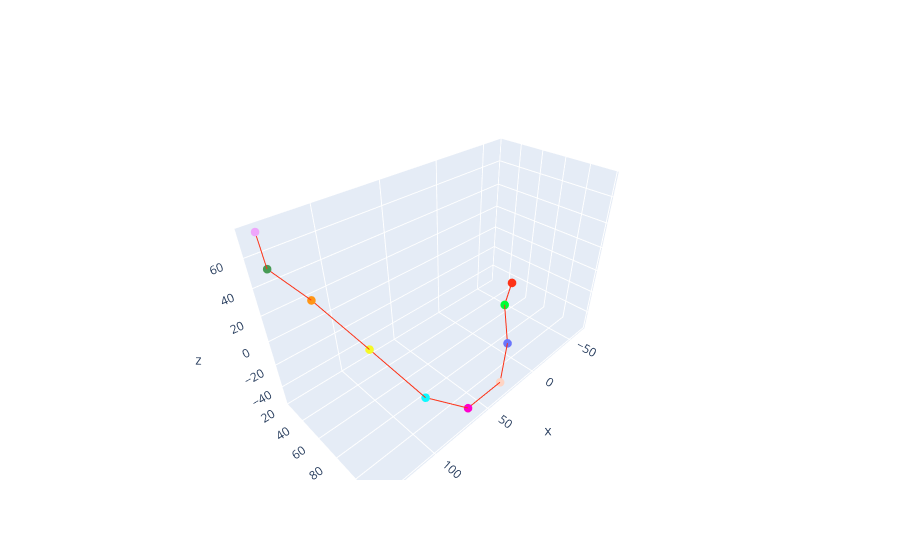

Notebook cell for this chart:
### Code cell
aligned_all_gpa=tr.run_gpa_all_clusters(traces, cluster_df, min_cluster=4)
fig = tr.plot_multi_points(aligned_all_gpa)

### Figure 1 — Plotly figure (JSON) as saved in the notebook; plotly's stock layout.template omitted (floating-point values rounded to 4 significant figures)
{"data": [{"line": {"color": "#FD3216", "width": 2}, "marker": {"color": ["#FD3216", "#00FE35", "#6A76FC", "#FED4C4", "#FE00CE", "#0DF9FF", "#F6F926", "#FF9616", "#479B55", "#EEA6FB"], "size": 5}, "mode": "markers+lines", "name": "Trace 0", "opacity": 1, "type": "scatter3d", "x": [-64.53, -39.94, -6.758, 28.62, 67.99, 93.69, 109.0, 123.9, 138.1, 135.7], "y": [47.91, 60.14, 90.63, 112.7, 118.1, 106.6, 76.43, 46.88, 32.34, 22.9], "z": [-43.55, -48.66, -52.37, -52.98, -43.32, -22.04, 7.145, 35.12, 55.88, 73.9]}], "layout": {}}
